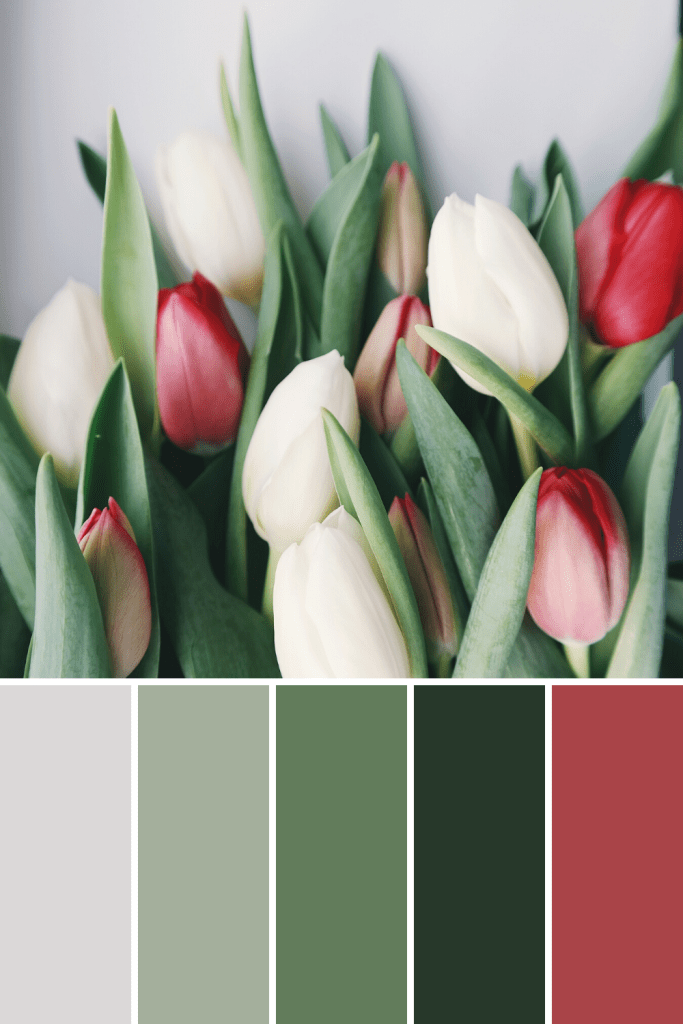
#> input picture dataset/spring_flowers.png, 683 x 1024 px, found by its file name
$ jupyter execute --allow-errors color_palette_generator.ipynb   (shell and % lines are left out)
#> lines starting #> are read from the running program, lines starting #| are printed output that depends on the picture
# **Color Palette Generator**

- Color Quantization via K-Means Clustering

___

[cell 1]
import matplotlib.pyplot as plt
import numpy as np

# Import Image

[cell 2]
from PIL import Image

# For Image Links
import requests
from io import BytesIO

Open Image

ref. https://www.thisgrowinghome.com/spring-color-palettes/

[cell 3]
image_path = "spring_flowers.png"

[cell 4]
img = Image.open(image_path)
#> img is the input picture: PIL image 683x1024 P; mean R, G, B 149.5, 146.3, 134.7

Check Image Pixel Coordinates

[cell 5]
img.size
#> Out = (683, 1024)

[cell 6]
plt.imshow(img)

Crop Image
- show only main content, hide color palette

[cell 7]
def crop_image_from_top(image_path, percentage_top, percentage_bottom, new_width):
    # Open the image using PIL
    image = Image.open(image_path)

    # Get the current dimensions of the image
    width, height = image.size

    # Calculate the pixel coordinates for cropping
    top = int(height * percentage_top)
    bottom = int(height * percentage_bottom)

    # Crop the image
    cropped_image = image.crop((0, top, width, bottom))

    # Calculate the new height based on the desired aspect ratio
    new_height = int((bottom - top) * new_width / width)

    # Resize the cropped image to the desired dimensions
    resized_image = cropped_image.resize((new_width, new_height))

    return resized_image

[cell 8]
width, height = img.size
#> width = 683; height = 1024

percentage_top = 0  #crop from bottom
percentage_bottom = 0.663 #crop from top (66.3%)
new_width = width
#> new_width = 683

cropped_img = crop_image_from_top(image_path, percentage_top, percentage_bottom, new_width)
#> in crop_image_from_top, `cropped_image = image.crop((0, top, width, bottom))`:
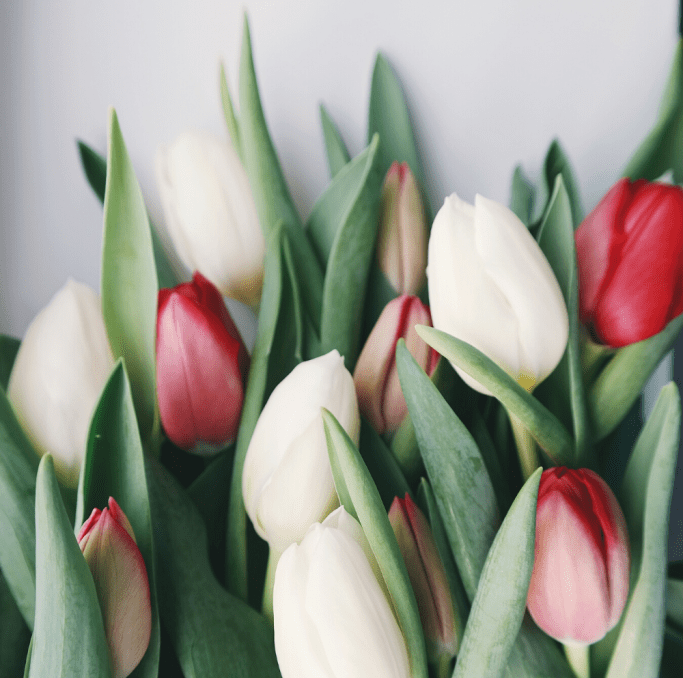
#> cropped_image: PIL image 683x678 P; mean R, G, B 151.9, 151.8, 140.4

plt.imshow(cropped_img)

Clearly visualize cropped image

[cell 9]
cropped_img.size
#> Out = (683, 678)

[cell 10]
ax = plt.axes(xticks=[], yticks=[])
ax.imshow(cropped_img)

[cell 11]
print(cropped_img)
#| <PIL.Image.Image image mode=P size=683x678 at 0x7F11E25D03D0>

[cell 12]
rgb_image = cropped_img.convert(mode='RGB')
rgb_image

# Generate Palette via K-Means Clustering

[cell 13]
import seaborn as sns
import colorsys
import plotly.express as px

[cell 14]
from sklearn.cluster import KMeans
import pandas as pd

[cell 15]
# Convert RGB to HEX
def rgb_to_hex(r, g, b):
  return '#{:02x}{:02x}{:02x}'.format(r, g, b)

[cell 16]
def generate_palette(image, palette_size):
  n_dims = np.array(image).shape[-1]

  r, g, b = np.array(image).reshape(-1, n_dims).T

  df = pd.DataFrame({"R": r, "G": g, "B": b}).sample(n=1000)

  kmeans_model = KMeans(n_clusters=palette_size,
                        random_state=0,
                        init="k-means++",
                        n_init="auto").fit(df)
  palette = kmeans_model.cluster_centers_.astype(int).tolist()
  palette.sort(key=lambda rgb: (lambda r, g, b: colorsys.rgb_to_hsv(r, g, b))(*rgb))
  list_hex=[]
  for each_rgb_col in palette:
    list_hex.append(rgb_to_hex(each_rgb_col[0], each_rgb_col[1], each_rgb_col[2]))

  sns.set_palette(list_hex)
  return sns.color_palette()

[cell 17]
reshaped_image = np.array(rgb_image)
reshaped_image

[cell 18]
image = reshaped_image

[cell 19]
image.shape
#> Out = (678, 683, 3)

[cell 20]
n_dims = image.shape[-1]
#> n_dims = 3
n_dims
#> Out = 3

[cell 21]
generate_palette(image, 5)
#> in generate_palette, `df = pd.DataFrame({"R": r, "G": g, "B": b}).sample(n=1000)`: df = table of 1000 rows and 3 columns
#> in generate_palette, `palette = kmeans_model.cluster_centers_.astype(int).tolist()`: palette = [[115, 133, 106], [220, 217, 216], [45, 64, 46], [177, 178, 166], [151, 49, 55]]
#> the loop in generate_palette, `for each_rgb_col in palette:` made 5 passes
#> after the loop in generate_palette, `for each_rgb_col in palette:`: list_hex = ['#dcd9d8', '#b1b2a6', '#73856a', '#2d402e', '#973137']
#> Out = [(0.863, 0.851, 0.847), (0.694, 0.698, 0.651), (0.451, 0.522, 0.416), (0.176, 0.251, 0.18), (0.592, 0.192, 0.216)]

[cell 22]
def generate_palette_labels(image, palette_size):
  n_dims = np.array(image).shape[-1]

  r, g, b = np.array(image).reshape(-1, n_dims).T

  df = pd.DataFrame({"R": r, "G": g, "B": b}).sample(n=1000)

  kmeans_model = KMeans(n_clusters=palette_size,
                        random_state=0,
                        init="k-means++",
                        n_init="auto").fit(df)
  palette = kmeans_model.cluster_centers_.astype(int).tolist()
  palette.sort(key=lambda rgb: (lambda r, g, b: colorsys.rgb_to_hsv(r, g, b))(*rgb))
  list_hex=[]
  for each_rgb_col in palette:
    list_hex.append(rgb_to_hex(each_rgb_col[0], each_rgb_col[1], each_rgb_col[2]))


  img_rgb = np.array([palette], dtype=np.uint8)
  fig = px.imshow(img_rgb, width=500, height=150)

  fig.update_layout(xaxis=dict(ticktext=list_hex, tickvals=list(range(len(list_hex)))), margin=dict(t=0, b=0, l=10, r=10))
  fig.update_yaxes(visible=False)
  return fig.show()

[cell 23]
generate_palette_labels(image, 5)
#> in generate_palette_labels, `df = pd.DataFrame({"R": r, "G": g, "B": b}).sample(n=1000)`: df = table of 1000 rows and 3 columns
#> in generate_palette_labels, `palette = kmeans_model.cluster_centers_.astype(int).tolist()`: palette = [[219, 216, 215], [108, 131, 99], [164, 50, 58], [42, 60, 44], [173, 177, 161]]
#> the loop in generate_palette_labels, `for each_rgb_col in palette:` made 5 passes
#> after the loop in generate_palette_labels, `for each_rgb_col in palette:`: list_hex = ['#dbd8d7', '#adb1a1', '#6c8363', '#2a3c2c', '#a4323a']
#> in generate_palette_labels, `img_rgb = np.array([palette], dtype=np.uint8)`: img_rgb = [[219, 216, 215], [173, 177, 161], [108, 131, 99], [42, 60, 44], [164, 50, 58]]

# Cluster Analysis
- middle or center values from each cluster are retrieved
- then added to the palette

[cell 24]
def analyze_cluster(image, palette_size):
  n_dims = np.array(image).shape[-1]
  r, g, b = np.array(image).reshape(-1, n_dims).T
  df = pd.DataFrame({"R": r, "G": g, "B": b}).sample(n=1000)
  kmeans_model = KMeans(n_clusters=palette_size,
                        random_state=0,
                        init="k-means++",
                        n_init="auto").fit(df)

  clusters = kmeans_model.predict(df)
  df['n_cluster'] = clusters

  df[df['n_cluster'] == 0].head()

  df['hex_code'] = df.apply(lambda x: rgb_to_hex(x[0], x[1], x[2]), axis = 1)
  for each_cluster in range(0, palette_size):
    print('Cluster ', each_cluster)
    display(sns.color_palette(list(df[df['n_cluster'] == each_cluster]['hex_code'][:10])))

[cell 25]
analyze_cluster(image, 5)
#> in analyze_cluster, `df = pd.DataFrame({"R": r, "G": g, "B": b}).sample(n=1000)`: df = table of 1000 rows and 3 columns
#> in analyze_cluster, `clusters = kmeans_model.predict(df)`: clusters = 1000 values, max 4 at index 3, min 0 at index 6, mean 1.78

# Ground Truth

Get original palette

[cell 26]
img = Image.open("spring_flowers.png")

width, height = img.size
new_height = 340

left = 0
top = height - new_height
#> top = 684
right = width
#> right = 683
bottom = height
#> bottom = 1024

cropped_img = img.crop((left, top, right, bottom))
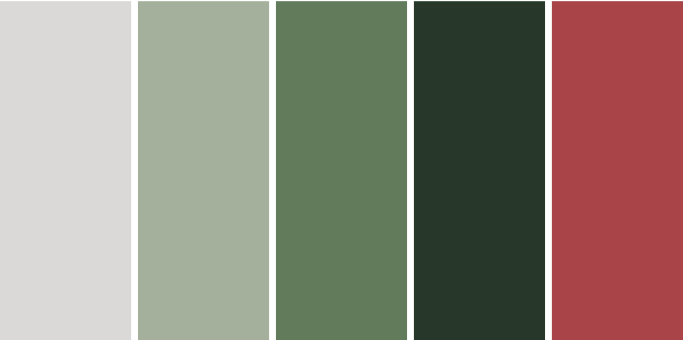
#> cropped_img: PIL image 683x340 P; mean R, G, B 142.9, 133.3, 121.5

cropped_img.save("spring_flowers_palette.png")

plt.imshow(cropped_img)

$ run again, with dataset/spring_bird.png copied over dataset/spring_flowers.png
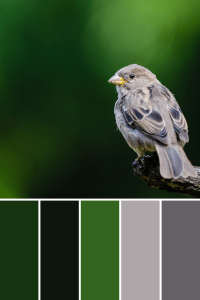
#> input picture dataset/spring_bird.png, 200 x 300 px, found by its file name
#> img is the input picture: PIL image 200x300 P; mean R, G, B 57.3, 78.6, 50.6
#> in crop_image_from_top, `cropped_image = image.crop((0, top, width, bottom))`:
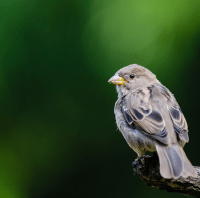
#> cropped_image: PIL image 200x198 P; mean R, G, B 44.6, 69.2, 37.1
#| <PIL.Image.Image image mode=P size=200x198 at 0x7F11E5E6B290>
#> in generate_palette, `df = pd.DataFrame({"R": r, "G": g, "B": b}).sample(n=1000)`: df = table of 1000 rows and 3 columns
#> in generate_palette, `palette = kmeans_model.cluster_centers_.astype(int).tolist()`: palette = [[181, 172, 173], [13, 33, 12], [74, 116, 47], [123, 117, 121], [26, 63, 16]]
#> the loop in generate_palette, `for each_rgb_col in palette:` made 5 passes
#> after the loop in generate_palette, `for each_rgb_col in palette:`: list_hex = ['#4a742f', '#1a3f10', '#0d210c', '#7b7579', '#b5acad']
#> `generate_palette(image, 5)`: Out = [(0.29, 0.455, 0.184), (0.102, 0.247, 0.0627), (0.051, 0.129, 0.0471), (0.482, 0.459, 0.475), (0.71, 0.675, 0.678)]
#> in generate_palette_labels, `df = pd.DataFrame({"R": r, "G": g, "B": b}).sample(n=1000)`: df = table of 1000 rows and 3 columns
#> in generate_palette_labels, `palette = kmeans_model.cluster_centers_.astype(int).tolist()`: palette = [[27, 64, 17], [176, 166, 165], [74, 119, 47], [111, 107, 114], [13, 32, 12]]
#> the loop in generate_palette_labels, `for each_rgb_col in palette:` made 5 passes
#> after the loop in generate_palette_labels, `for each_rgb_col in palette:`: list_hex = ['#b0a6a5', '#4a772f', '#1b4011', '#0d200c', '#6f6b72']
#> img_rgb = [[176, 166, 165], [74, 119, 47], [27, 64, 17], [13, 32, 12], [111, 107, 114]]
#> in analyze_cluster, `df = pd.DataFrame({"R": r, "G": g, "B": b}).sample(n=1000)`: df = table of 1000 rows and 3 columns
#> clusters = 1000 values, max 4 at index 102, min 0 at index 0, mean 1.1
#> `cropped_img = img.crop((left, top, right, bottom))`:
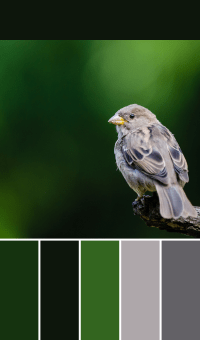
#> cropped_img: PIL image 200x340 P; mean R, G, B 52.1, 72, 46.1

$ run again, with dataset/spring_leaves.png copied over dataset/spring_flowers.png
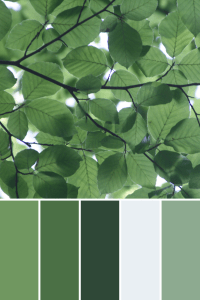
#> input picture dataset/spring_leaves.png, 200 x 300 px, found by its file name
#> img is the input picture: PIL image 200x300 P; mean R, G, B 104.7, 136.6, 100.1
#> in crop_image_from_top, `cropped_image = image.crop((0, top, width, bottom))`:
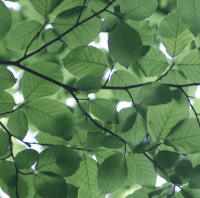
#> cropped_image: PIL image 200x198 P; mean R, G, B 92, 127.1, 85.2
#| <PIL.Image.Image image mode=P size=200x198 at 0x7F11E3F86B50>
#> in generate_palette, `df = pd.DataFrame({"R": r, "G": g, "B": b}).sample(n=1000)`: df = table of 1000 rows and 3 columns
#> in generate_palette, `palette = kmeans_model.cluster_centers_.astype(int).tolist()`: palette = [[48, 77, 52], [106, 146, 93], [239, 244, 249], [151, 185, 137], [79, 116, 71]]
#> the loop in generate_palette, `for each_rgb_col in palette:` made 5 passes
#> after the loop in generate_palette, `for each_rgb_col in palette:`: list_hex = ['#97b989', '#6a925d', '#4f7447', '#304d34', '#eff4f9']
#> `generate_palette(image, 5)`: Out = [(0.592, 0.725, 0.537), (0.416, 0.573, 0.365), (0.31, 0.455, 0.278), (0.188, 0.302, 0.204), (0.937, 0.957, 0.976)]
#> in generate_palette_labels, `df = pd.DataFrame({"R": r, "G": g, "B": b}).sample(n=1000)`: df = table of 1000 rows and 3 columns
#> in generate_palette_labels, `palette = kmeans_model.cluster_centers_.astype(int).tolist()`: palette = [[49, 78, 53], [153, 186, 140], [235, 242, 241], [81, 119, 72], [106, 146, 93]]
#> the loop in generate_palette_labels, `for each_rgb_col in palette:` made 5 passes
#> after the loop in generate_palette_labels, `for each_rgb_col in palette:`: list_hex = ['#99ba8c', '#6a925d', '#517748', '#314e35', '#ebf2f1']
#> img_rgb = [[153, 186, 140], [106, 146, 93], [81, 119, 72], [49, 78, 53], [235, 242, 241]]
#> in analyze_cluster, `df = pd.DataFrame({"R": r, "G": g, "B": b}).sample(n=1000)`: df = table of 1000 rows and 3 columns
#> clusters = 1000 values, max 4 at index 5, min 0 at index 33, mean 1.94
#> `cropped_img = img.crop((left, top, right, bottom))`:
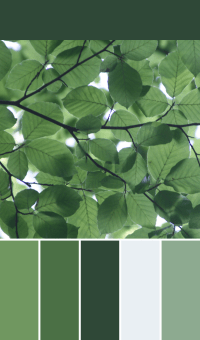
#> cropped_img: PIL image 200x340 P; mean R, G, B 97.9, 129, 94.8

$ run again, with dataset/spring_leaves2.png copied over dataset/spring_flowers.png
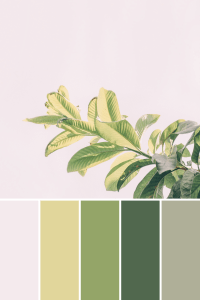
#> input picture dataset/spring_leaves2.png, 200 x 300 px, found by its file name
#> img is the input picture: PIL image 200x300 P; mean R, G, B 209.4, 206.1, 189.4
#> in crop_image_from_top, `cropped_image = image.crop((0, top, width, bottom))`:
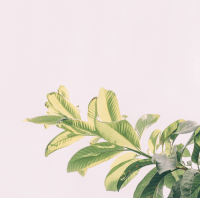
#> cropped_image: PIL image 200x198 P; mean R, G, B 224.8, 218, 208.7
#| <PIL.Image.Image image mode=P size=200x198 at 0x7F11E2619B50>
#> in generate_palette, `df = pd.DataFrame({"R": r, "G": g, "B": b}).sample(n=1000)`: df = table of 1000 rows and 3 columns
#> in generate_palette, `palette = kmeans_model.cluster_centers_.astype(int).tolist()`: palette = [[243, 232, 236], [124, 144, 99], [223, 211, 162], [72, 99, 72], [172, 178, 128]]
#> the loop in generate_palette, `for each_rgb_col in palette:` made 5 passes
#> after the loop in generate_palette, `for each_rgb_col in palette:`: list_hex = ['#dfd3a2', '#acb280', '#7c9063', '#486348', '#f3e8ec']
#> `generate_palette(image, 5)`: Out = [(0.875, 0.827, 0.635), (0.675, 0.698, 0.502), (0.486, 0.565, 0.388), (0.282, 0.388, 0.282), (0.953, 0.91, 0.925)]
#> in generate_palette_labels, `df = pd.DataFrame({"R": r, "G": g, "B": b}).sample(n=1000)`: df = table of 1000 rows and 3 columns
#> in generate_palette_labels, `palette = kmeans_model.cluster_centers_.astype(int).tolist()`: palette = [[243, 232, 236], [130, 148, 99], [67, 95, 71], [227, 213, 162], [180, 183, 130]]
#> the loop in generate_palette_labels, `for each_rgb_col in palette:` made 5 passes
#> after the loop in generate_palette_labels, `for each_rgb_col in palette:`: list_hex = ['#e3d5a2', '#b4b782', '#829463', '#435f47', '#f3e8ec']
#> img_rgb = [[227, 213, 162], [180, 183, 130], [130, 148, 99], [67, 95, 71], [243, 232, 236]]
#> in analyze_cluster, `df = pd.DataFrame({"R": r, "G": g, "B": b}).sample(n=1000)`: df = table of 1000 rows and 3 columns
#> clusters = 1000 values, max 4 at index 9, min 0 at index 67, mean 1.23
#> `cropped_img = img.crop((left, top, right, bottom))`:
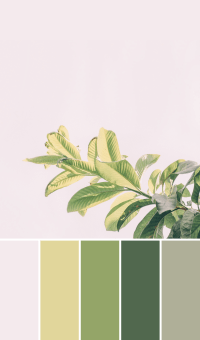
#> cropped_img: PIL image 200x340 P; mean R, G, B 213.5, 209.4, 195
